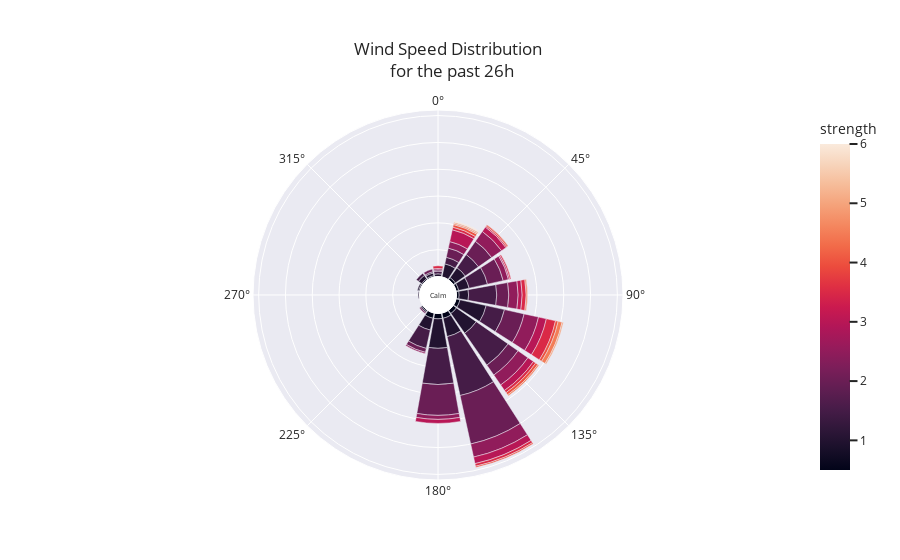

Notebook code cell kept with this figure:
### Code cell
fig = px.bar_polar(df_w, r="count", theta="cardinal_direction",
                   color="strength", template="seaborn")

fig.add_annotation(
    text="Calm", x=0.5, y=0.5, showarrow=False, font=dict(size=7)
)

fig.update_layout(legend=dict(
    orientation="h",
    yanchor="middle",  
    y=-0.1,
    xanchor="center",
    x=0.5,
    font=dict(
        size=14)),
    polar=dict(hole=0.1, radialaxis=dict(showticklabels=False, ticks='', linewidth=0)
               ),
    margin=dict(t=110),
    title=dict(
        text='Wind Speed Distribution <br> for the past 26h',
        xanchor='center',
        yanchor='top'
    ),
)
fig.show()

### Figure 1 — Plotly figure (JSON) as saved in the notebook; plotly's stock layout.template omitted (floating-point values rounded to 4 significant figures)
{"data": [{"hovertemplate": "count=%{r}<br>cardinal_direction=%{theta}<br>strength=%{marker.color}<extra></extra>", "legendgroup": "", "marker": {"color": [0.5, 0.5, 0.5, 0.5, 0.5, 0.5, 0.5, 0.5, 0.5, 0.5, 0.5, 0.5, 1, 1, 1, 1, 1, 1, 1, 1, 1, 1, 1, 1, 1, 1, 1, 1.5, 1.5, 1.5, 1.5, 1.5, 1.5, 1.5, 1.5, 1.5, 1.5, 1.5, 1.5, 2, 2, 2, 2, 2, 2, 2, 2, 2, 2, 2, 2, 2.5, 2.5, 2.5, 2.5, 2.5, 2.5, 2.5, 2.5, 2.5, 2.5, 3, 3, 3, 3, 3, 3, 3, 3, 3.5, 3.5, 3.5, 3.5, 3.5, 3.5, 3.5, 3.5, 4, 4, 4, 4, 4, 4.5, 4.5, 4.5, 4.5, 5, 5, 6], "coloraxis": "coloraxis", "pattern": {"shape": ""}}, "name": "", "r": [4, 2, 1, 4, 1, 1, 3, 2, 4, 3, 2, 1, 22, 8, 3, 18, 9, 1, 2, 2, 1, 20, 9, 10, 14, 7, 1, 14, 12, 5, 29, 45, 21, 27, 14, 2, 14, 2, 1, 9, 37, 1, 9, 3, 12, 1, 12, 7, 2, 23, 15, 3, 7, 1, 9, 10, 11, 1, 4, 5, 9, 5, 1, 9, 4, 3, 6, 3, 5, 2, 7, 1, 1, 2, 3, 2, 2, 1, 2, 2, 1, 2, 1, 3, 1, 1, 1, 1, 1], "showlegend": false, "subplot": "polar", "theta": [180, 67.5, 315, 202.5, 225, 337.5, 112.5, 45, 157.5, 135, 90, 292.5, 180, 67.5, 315, 135, 202.5, 270, 337.5, 0, 225, 112.5, 45, 22.5, 157.5, 90, 292.5, 112.5, 45, 22.5, 135, 157.5, 90, 180, 67.5, 315, 202.5, 0, 337.5, 90, 157.5, 0, 135, 202.5, 67.5, 225, 45, 22.5, 337.5, 180, 112.5, 180, 90, 0, 135, 157.5, 112.5, 202.5, 67.5, 22.5, 45, 135, 67.5, 22.5, 45, 180, 112.5, 90, 157.5, 157.5, 112.5, 67.5, 45, 22.5, 90, 0, 135, 157.5, 135, 22.5, 45, 112.5, 135, 112.5, 22.5, 90, 112.5, 22.5, 22.5], "type": "barpolar"}], "layout": {"annotations": [{"font": {"size": 7}, "showarrow": false, "text": "Calm", "x": 0.5, "y": 0.5}], "barmode": "relative", "coloraxis": {"colorbar": {"title": {"text": "strength"}}, "colorscale": [[0, "rgb(2,4,25)"], [0.0625, "rgb(24,15,41)"], [0.125, "rgb(47,23,57)"], [0.1875, "rgb(71,28,72)"], [0.25, "rgb(97,30,82)"], [0.3125, "rgb(123,30,89)"], [0.375, "rgb(150,27,91)"], [0.4375, "rgb(177,22,88)"], [0.5, "rgb(203,26,79)"], [0.5625, "rgb(223,47,67)"], [0.625, "rgb(236,76,61)"], [0.6875, "rgb(242,107,73)"], [0.75, "rgb(244,135,95)"], [0.8125, "rgb(245,162,122)"], [0.875, "rgb(246,188,153)"], [0.9375, "rgb(247,212,187)"], [1, "rgb(250,234,220)"]]}, "legend": {"font": {"size": 14}, "orientation": "h", "tracegroupgap": 0, "x": 0.5, "xanchor": "center", "y": -0.1, "yanchor": "middle"}, "margin": {"t": 110}, "polar": {"angularaxis": {"direction": "clockwise", "rotation": 90}, "domain": {"x": [0, 1], "y": [0, 1]}, "hole": 0.1, "radialaxis": {"linewidth": 0, "showticklabels": false, "ticks": ""}}, "title": {"text": "Wind Speed Distribution <br> for the past 26h", "xanchor": "center", "yanchor": "top"}}}
